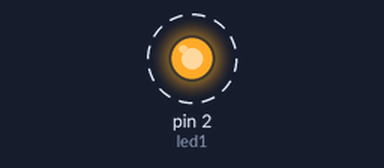
Bench run of a sketch on a simulated Arduino Uno, built with avr-gcc and run on an emulated ATmega328P. Shown: output pins drawn as LEDs (lit = HIGH). Dashed ring = blinking.

Above: at 0.15 s.
Timing chart, 0 to 3.0 s (numbered marks = the images above):
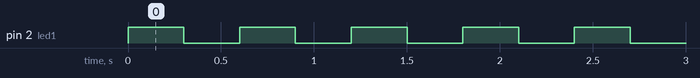

The sketch:

sketch_sep12a.ino
```cpp
#define led1 2


void setup() {
  pinMode(led1, OUTPUT);

}

void loop() {
digitalWrite(led1, HIGH);
delay(300);
digitalWrite(led1, LOW);
delay(300);

}
```

Measured:
- by itself, pin 2 (led1): alternates HIGH for 0.30 s and LOW for 0.30 s
